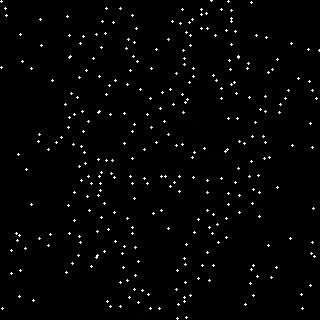
#> input picture Bottom_up (popouts)/selection/bikini_02s_13.jpg, 320 x 320 px
$ python main.py
#> lines starting #> are read from the running program, lines starting #| are printed output that depends on the picture
### Bottom_up (popouts)/src/position_utils.py
import cv2
import numpy as np


# find number of dots in an image that has only dots
def stimuli_dots(image): #counts gives the dots on the image
    ''' get the position of dots on the ground truth (dotted) or constellation image'''
    gray = cv2.cvtColor(image, cv2.COLOR_BGR2GRAY)
    gray = cv2.resize(gray,(320,320))
    ## threshold
    th, threshed = cv2.threshold(gray, 100, 255,cv2.THRESH_BINARY)
    ## findcontours
    cnts = cv2.findContours(threshed, cv2.RETR_LIST, cv2.CHAIN_APPROX_SIMPLE)[-2]
    return cnts
def find_dot_centres(cnts):
    '''returns the Xs,Ys i.e a list of x and y co-ordinates for centre of the given list of contours'''
    Xs,Ys= np.zeros(len(cnts)),np.zeros(len(cnts))
    for ind,cnt in enumerate(cnts):
        M = cv2.moments(cnt)
        Xs[ind] = int(M["m10"] / M["m00"])
        Ys[ind] = int(M["m01"] / M["m00"])
    return Xs,Ys

# [32 lines left out: functions drawing_figure, points_on_image, not called in this run]

### Bottom_up (popouts)/src/bottom_up.py
import cv2
import pandas as pd
from matplotlib import pyplot as plt
from position_utils import *
from scipy.spatial import distance
import math
import numpy as np
from denoise import remove_outliers_knn, remove_outliers_radius, remove_small_graphs


class bottom_up:
  def __init__(self):
    return

  def angle(self, x1, y1, x2, y2):
    angle = math.degrees(math.atan2((y2 - y1), (x2 - x1)))
    return angle

  def angle_diff(self, a1, a2):
    diff = np.abs(a1 - a2)
    return diff

  def get_distance_angle(self):
    dists = np.zeros((self.no_dots, self.no_dots))
    angles = np.zeros((self.no_dots, self.no_dots))
    for i in range(self.no_dots):
      for j in range(self.no_dots):
        dists[i, j] = distance.euclidean((self.x[i], self.y[i]), (self.x[j], self.y[j]))
        angles[i, j] = self.angle(self.x[i], self.y[i], self.x[j], self.y[j])
    return dists, angles

  def threshold_angle_on_distance(self, angles, dists, threshold=25):
    mask = (dists > threshold) | (dists == 0)
    mask_inds = np.where(mask)
    angles[mask_inds[0], mask_inds[1]] = np.nan
    return angles

  def get_connection_table_angle_thresholded(self, angles, a_tolerance=5):
    '''angle thresholding a_tolerance in angles table where i,j defines the line segment and the value in angles gives its absolute angle'''
    d_max = 180 + a_tolerance
    d_min = 180 - a_tolerance
    conn = np.ones((self.no_dots, self.no_dots)) * -1
    dia = np.diag(np.zeros(self.no_dots))
    for i in range(self.no_dots):
      temp = angles[i, :]
      diff = self.angle_diff(np.expand_dims(angles[i, :], axis=1), np.expand_dims(angles[i, :], axis=0))
      diff += dia
      ind = np.where((d_min < diff) & (diff < d_max))
      conn[i, ind[0]] = ind[1]
    return conn

  def filter_long_lines(self, conn, sequence_threshold=6):
    connections = []
    # scan for connections
    for j in range(self.no_dots):
      pt = np.where(conn[:, j] > 0)
      for st in pt[0]:
        candidate = []
        btw = int(st)
        nxt = int(conn[btw, j])
        prev = j
        candidate.append(prev)
        candidate.append(btw)
        while (nxt > 0 and nxt not in candidate):
          candidate.append(nxt)
          prev = btw
          btw = nxt
          nxt = int(conn[btw, prev])
        # reverse check
        prev = candidate[1]
        btw = candidate[0]
        nxt = int(conn[btw, prev])
        while (nxt > 0 and nxt not in candidate):
          candidate.insert(0, nxt)
          prev = btw
          btw = nxt
          nxt = int(conn[btw, prev])
        if (len(candidate) > sequence_threshold):
          connections.append(candidate)
    return connections

  def compare_sequences(self, a, b):
    lens = [len(a), len(b)]
    seqs = [a, b]
    s_inds = np.argsort(lens)
    ref_seq = seqs[s_inds[0]]
    search_seq = seqs[s_inds[1]]
    i = 0
    while (i < len(search_seq)):
      for j in range(len(ref_seq)):
        if (i >= len(search_seq)):
          break
        if ((search_seq[i] == ref_seq[j])):
          i += 1
          continue
        else:
          i += 1
          break
      if (j == len(ref_seq) - 1):
        return s_inds[0]
    ref_seq = np.flip(ref_seq)
    i = 0
    while (i < len(search_seq)):
      for j in range(len(ref_seq)):
        if (i >= len(search_seq)):
          break
        if ((search_seq[i] == ref_seq[j])):
          i += 1
          continue
        else:
          i += 1
          break
      if (j == len(ref_seq) - 1):
        return s_inds[0]
    return -1

  def clean_same_sequences(self, seq):
    seqs = seq.copy()
    i = 0
    while (i < len(seqs) - 1):
      j = i + 1
      while (j < len(seqs) - 1):
        c = self.compare_sequences(seqs[i], seqs[j])
        if (c == 0):
          del [seqs[i]]
        elif (c == 1):
          del [seqs[j]]
        else:
          j += 1
      i += 1
    return seqs

  def denoise(self, x, y, strategy):
    points = pd.DataFrame({'x': x, 'y': y}, dtype=int)
    if strategy == 'knn':
      points = remove_outliers_knn(points, k=3, min_connections=3, max_iter=1)
    elif strategy == 'radius':
      points = remove_outliers_radius(points, radius=20, min_connections=3, max_iter=1)
    elif strategy == 'graph':
      points = remove_small_graphs(points, k=3, min_size=10, max_iter=1)
    self.x = points['x'].to_numpy()
    self.y = points['y'].to_numpy()

  def index_to_seqs(self, seqs):
    ''' Changes the sequence from dot index to the x,y point in pixel space'''
    coord_seqs = []
    for seq in seqs:
      coord_seqs.append(np.stack((self.x[seq], self.y[seq]), axis=1).astype(int))
    return coord_seqs

  def find_sequence(self, image, distance=25, angle=10, denoiser='knn'):
    ''' Function expected to be called, give it an image and expect in return sequence of co-ordinates of dots connected by bottom-up bias curves'''
    self.dots = stimuli_dots(image)
    xs, ys = find_dot_centres(self.dots)
    self.denoise(xs, ys, denoiser)
    self.no_dots = len(self.x)

    dists, angles = self.get_distance_angle()
    angles = self.threshold_angle_on_distance(angles, dists, threshold=distance)
    conn = self.get_connection_table_angle_thresholded(angles, a_tolerance=angle)
    connections = self.filter_long_lines(conn, sequence_threshold=5)
    final_seqs = self.clean_same_sequences(connections)
    final_coord_seqs = self.index_to_seqs(final_seqs)
    return final_coord_seqs, self.x, self.y

### Bottom_up (popouts)/src/denoise.py
import numpy as np
import pandas as pd
from sklearn.neighbors import NearestNeighbors


# [32 lines left out: functions remove_outliers_knn, remove_outliers_radius, not called in this run]


def remove_small_graphs(points, k=3, min_size=10, max_iter=3):
  knn = NearestNeighbors(n_neighbors=k)

  for _ in range(max(1, max_iter)):
    knn.fit(points.values)
    connection_matrix = knn.kneighbors_graph(points.values).toarray().astype(int)
    graphs = find_connected_graphs(len(points), connection_matrix)
    point_idx_to_keep = np.unique([idx for g in graphs if len(g) >= min_size for idx in g])
    points_to_keep = [points.iloc[i] for i in point_idx_to_keep]
    points_to_keep = pd.concat(points_to_keep, axis=1).T

    if len(points_to_keep) == len(points):
      return points_to_keep
    points = points_to_keep

  return points_to_keep


def find_connected_graphs(n_points, connection_matrix):
  visited = set()
  graphs = []
  for i in range(n_points):
    if i in visited:
      continue
    graph = find_graph_for_point(i, connection_matrix, [i])
    visited.update(graph)
    graphs.append(graph)
  return graphs


def find_graph_for_point(point_idx, connection_matrix, visited_points):
  connected_points = np.argwhere(connection_matrix[point_idx] == 1)
  for connected_idx in connected_points:
    if connected_idx not in visited_points:
      visited_points.append(connected_idx[0])
      find_graph_for_point(connected_idx[0], connection_matrix, visited_points)
  return visited_points

### Bottom_up (popouts)/src/main.py
import cv2
import pandas as pd

from bottom_up import bottom_up, find_dot_centres, stimuli_dots

distance_trackbar = 25
angle_trackbar = 10


def updateValue_distance(new_distance):
  global distance_trackbar
  distance_trackbar = new_distance
  redraw()


def updateValue_angle(new_angle):
  global angle_trackbar
  angle_trackbar = new_angle
  redraw()


def draw_sequence(img, final_coord_seqs):
  for seq in final_coord_seqs:
    [cv2.circle(img, (s[0], s[1]), 1, (100, 0, 200), -1) for s in seq]


def draw_used_points(img, x, y):
  [cv2.circle(img, point, 1, (0, 200, 100), -1) for point in zip(x, y)]


cv2.namedWindow("Original")
cv2.createTrackbar("distance", "Original", distance_trackbar, 100, updateValue_distance)
cv2.createTrackbar("angle", "Original", angle_trackbar, 100, updateValue_angle)

bottom_up = bottom_up()
original = cv2.imread('../selection/bikini_02s_13.jpg')
#> original is the input picture: shape (320, 320, 3); min 0, max 255, mean 4.8
cv2.imshow('original', original)


def redraw():
  global bottom_up, distance_trackbar, angle_trackbar

  final_img = original.copy()
  used_points_img = original.copy()

  final_coord_seqs, xs, ys = bottom_up.find_sequence(original, distance_trackbar, angle_trackbar, 'graph')
#> in stimuli_dots, `th, threshed = cv2.threshold(gray, 100, 255,cv2.THRESH_BINARY)`: threshed: shape (320, 320); 1.5% white in thin lines or dots
#> in stimuli_dots, `cnts = cv2.findContours(threshed, cv2.RETR_LIST, cv2.CHAIN_APPROX_SIMP..`: cnts = 311 contours, all with area under 20
#> in find_dot_centres, `Xs,Ys= np.zeros(len(cnts)),np.zeros(len(cnts))`: Xs = 311 values from 0 to 0
#> the loop in find_dot_centres, `for ind,cnt in enumerate(cnts):` made 311 passes
#> cnt on passes 1 to 3: [[177, 317], [176, 318], [177, 319], [178, 318]], [[186, 316], [185, 317], [186, 318], [187, 317]], [[302, 307], [301, 308], [302, 309], [303, 308]]
#> after the loop in find_dot_centres, `for ind,cnt in enumerate(cnts):`: Xs = 311 values, max 318 at index 258, min 1 at index 246, mean 162.8; Ys = 311 values, max 318 at index 0, min 0 at index 309, mean 152.9
#> in find_sequence, `xs, ys = find_dot_centres(self.dots)`: xs has the same summary as Xs in find_dot_centres; ys has the same summary as Ys in find_dot_centres
#> in denoise, `points = pd.DataFrame({'x': x, 'y': y}, dtype=int)`: points = table of 311 rows and 2 columns
#> in denoise, `points = remove_small_graphs(points, k=3, min_size=10, max_iter=1)`: points = table of 267 rows and 2 columns
#> in denoise, `self.x = points['x'].to_numpy()`: self.x = 267 values, max 316 at index 167, min 1 at index 208, mean 167.3
#> in denoise, `self.y = points['y'].to_numpy()`: self.y = 267 values, max 304 at index 0, min 0 at index 265, mean 142.4
#> in find_sequence, `self.no_dots = len(self.x)`: self.no_dots = 267
#> the loop in get_distance_angle, `for i in range(self.no_dots):` made 267 passes
#> after the loop in get_distance_angle, `for i in range(self.no_dots):`:
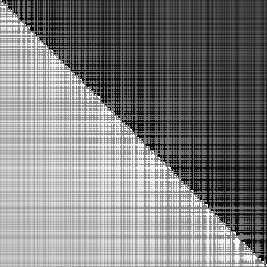
#> angles: shape (267, 267) float64; min -179.8, max 180, mean -1.2; drawn with min black and max white
#> after the loop in get_distance_angle, `for i in range(self.no_dots):`:
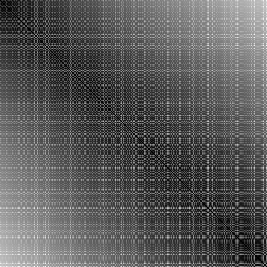
#> dists: shape (267, 267) float64; min 0, max 403.7, mean 144.6; drawn with min black and max white
#> in threshold_angle_on_distance, `mask = (dists > threshold) | (dists == 0)`:
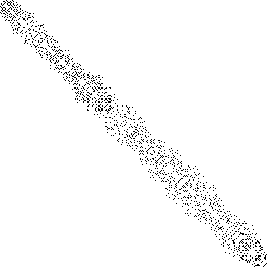
#> mask: shape (267, 267) bool; 97.6% white; black in thin lines or dots
#> in threshold_angle_on_distance, `angles[mask_inds[0], mask_inds[1]] = np.nan`:
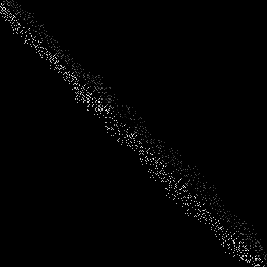
#> angles: shape (267, 267) float64; 97.56% of the values are NaN or infinite; the others: min -177.5, max 180, mean 1.35; drawn with min black, max white, NaN and infinite black
#> the loop in get_connection_table_angle_thresholded, `for i in range(self.no_dots):` made 267 passes
#> pass 1, in angle_diff, `diff = np.abs(a1 - a2)`:
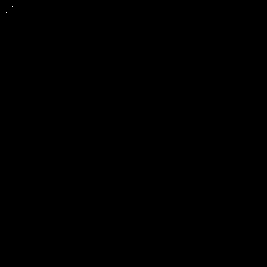
#> diff: shape (267, 267) float64; 99.99% of the values are NaN or infinite; the others: min 0, max 28.24, mean 14.12; drawn with min black, max white, NaN and infinite black
#> the loop in clean_same_sequences, `while (i < len(seqs) - 1):` made 13 passes
#> the loop in index_to_seqs, `for seq in seqs:` made 14 passes
#> seq on passes 1 to 12: [151, 139, 128, 108, 102, 88], [151, 139, 128, 108, 102, 88], [209, 205, 197, 185, 171, 157], [209, 205, 197, 185, 171, 157], [210, 203, 197, 188, 181, 178, 170], [210, 203, 197, 188, 181, 178, 170], [118, 141, 161, 181, 198, 219, 234, 255, 265], [230, 232, 240, 241, 242, 243], [118, 141, 161, 181, 198, 219, 234, 255, 265], [243, 242, 241, 240, 232, 230], [243, 223, 215, 198, 181, 161, 141, 118], [243, 242, 241, 240, 232, 230]
  draw_used_points(used_points_img, xs, ys)
  draw_sequence(final_img, final_coord_seqs)
#> the loop in draw_sequence, `for seq in final_coord_seqs:` made 14 passes

  cv2.imshow('final', final_img)
  cv2.imshow('used points', used_points_img)


redraw()
cv2.waitKey(0)
cv2.destroyAllWindows()

$ run again, with Bottom_up (popouts)/selection/bag_04s_11.jpg copied over Bottom_up (popouts)/selection/bikini_02s_13.jpg
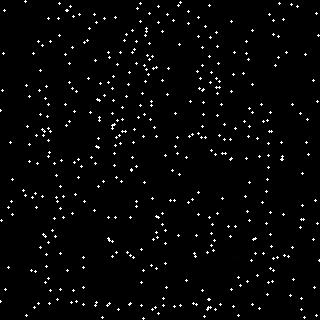
#> input picture Bottom_up (popouts)/selection/bag_04s_11.jpg, 320 x 320 px
#> original is the input picture: shape (320, 320, 3); min 0, max 255, mean 6.8
#> threshed: shape (320, 320); 2.2% white in thin lines or dots
#> cnts = 425 contours, all with area under 20
#> in find_dot_centres, `Xs,Ys= np.zeros(len(cnts)),np.zeros(len(cnts))`: Xs = 425 values from 0 to 0
#> the loop in find_dot_centres, `for ind,cnt in enumerate(cnts):` made 425 passes
#> cnt on passes 1 to 3: [[143, 317], [142, 318], [143, 319], [144, 318]], [[304, 316], [303, 317], [304, 318], [305, 317]], [[102, 316], [101, 317], [102, 318], [103, 317]]
#> after the loop in find_dot_centres, `for ind,cnt in enumerate(cnts):`: Xs = 425 values, max 318 at index 72, min 0 at index 33, mean 156.8; Ys = 425 values, max 318 at index 0, min 1 at index 424, mean 156.8
#> xs has the same summary as Xs in find_dot_centres; ys has the same summary as Ys in find_dot_centres
#> in denoise, `points = pd.DataFrame({'x': x, 'y': y}, dtype=int)`: points = table of 425 rows and 2 columns
#> in denoise, `points = remove_small_graphs(points, k=3, min_size=10, max_iter=1)`: points = table of 366 rows and 2 columns
#> self.x = 366 values, max 318 at index 53, min 0 at index 22, mean 165.1
#> self.y = 366 values, max 317 at index 0, min 1 at index 365, mean 149.8
#> self.no_dots = 366
#> the loop in get_distance_angle, `for i in range(self.no_dots):` made 366 passes
#> in threshold_angle_on_distance, `mask = (dists > threshold) | (dists == 0)`:
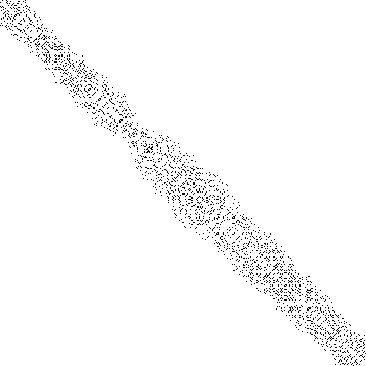
#> mask: shape (366, 366) bool; 97.8% white; black in thin lines or dots
#> the loop in clean_same_sequences, `while (i < len(seqs) - 1):` made 75 passes
#> the loop in index_to_seqs, `for seq in seqs:` made 76 passes
#> seq on passes 1 to 8: [107, 82, 69, 49, 36, 28], [77, 81, 80, 84, 88, 94, 107], [107, 94, 88, 84, 80, 81, 85], [113, 93, 69, 55, 46, 38], [107, 94, 88, 84, 80, 81, 85], [107, 82, 69, 55, 46, 38], [30, 42, 52, 60, 72, 96, 123, 137, 147, 179], [123, 125, 126, 129, 136, 143]
#> in draw_used_points, `[cv2.circle(img, point, 1, (0, 200, 100), -1) for point in zip(x, y)]`:
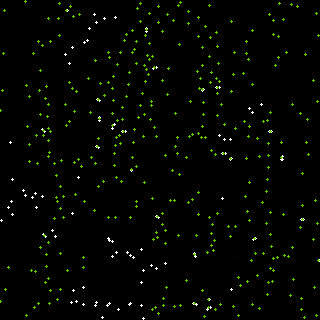
#> img: shape (320, 320, 3); mean B, G, R 2.4, 5.9, 4.2
#> the loop in draw_sequence, `for seq in final_coord_seqs:` made 76 passes

$ run again, with Bottom_up (popouts)/selection/boxing_gloves_06s_11.jpg copied over Bottom_up (popouts)/selection/bikini_02s_13.jpg
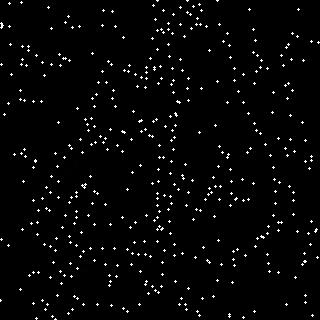
#> input picture Bottom_up (popouts)/selection/boxing_gloves_06s_11.jpg, 320 x 320 px
#> original is the input picture: shape (320, 320, 3); min 0, max 255, mean 7
#> threshed: shape (320, 320); 2.3% white in thin lines or dots
#> cnts = 448 contours, all with area under 20
#> in find_dot_centres, `Xs,Ys= np.zeros(len(cnts)),np.zeros(len(cnts))`: Xs = 448 values from 0 to 0
#> the loop in find_dot_centres, `for ind,cnt in enumerate(cnts):` made 448 passes
#> cnt on passes 1 to 3: [[55, 318], [54, 319], [56, 319]], [[36, 317], [35, 318], [36, 319], [37, 318]], [[243, 316], [242, 317], [243, 318], [244, 317]]
#> after the loop in find_dot_centres, `for ind,cnt in enumerate(cnts):`: Xs = 448 values, max 318 at index 395, min 0 at index 26, mean 156.5; Ys = 448 values, max 318 at index 0, min 0 at index 445, mean 162.1
#> xs has the same summary as Xs in find_dot_centres; ys has the same summary as Ys in find_dot_centres
#> in denoise, `points = pd.DataFrame({'x': x, 'y': y}, dtype=int)`: points = table of 448 rows and 2 columns
#> in denoise, `points = remove_small_graphs(points, k=3, min_size=10, max_iter=1)`: points = table of 367 rows and 2 columns
#> self.x = 367 values, max 315 at index 115, min 1 at index 105, mean 159.9
#> self.y = 367 values, max 318 at index 0, min 0 at index 364, mean 172.2
#> self.no_dots = 367
#> the loop in get_distance_angle, `for i in range(self.no_dots):` made 367 passes
#> in threshold_angle_on_distance, `mask = (dists > threshold) | (dists == 0)`:
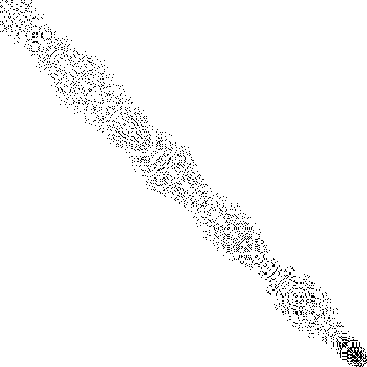
#> mask: shape (367, 367) bool; 97.5% white; black in thin lines or dots
#> the loop in clean_same_sequences, `while (i < len(seqs) - 1):` made 119 passes
#> the loop in index_to_seqs, `for seq in seqs:` made 120 passes
#> seq on passes 1 to 8: [2, 31, 50, 64, 95, 113, 137], [137, 113, 95, 64, 50, 31, 2], [57, 60, 69, 72, 81, 85], [57, 60, 65, 72, 81, 85], [137, 113, 95, 64, 39, 31, 2], [85, 81, 72, 65, 60, 57], [85, 81, 72, 69, 60, 57], [85, 81, 72, 65, 60, 57]
#> in draw_used_points, `[cv2.circle(img, point, 1, (0, 200, 100), -1) for point in zip(x, y)]`:
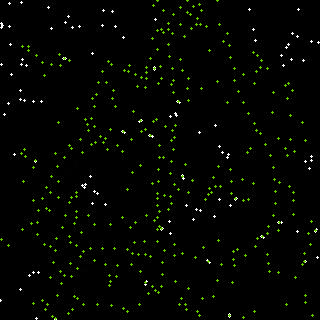
#> img: shape (320, 320, 3); mean B, G, R 2.5, 6.1, 4.3
#> the loop in draw_sequence, `for seq in final_coord_seqs:` made 120 passes

$ run again, with Bottom_up (popouts)/selection/butterfly_02s_15.jpg copied over Bottom_up (popouts)/selection/bikini_02s_13.jpg
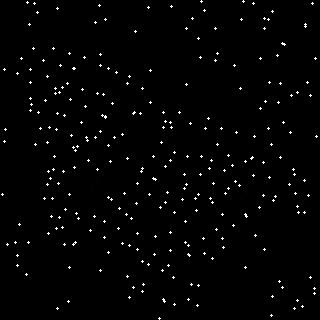
#> input picture Bottom_up (popouts)/selection/butterfly_02s_15.jpg, 320 x 320 px
#> original is the input picture: shape (320, 320, 3); min 0, max 255, mean 4.4
#> threshed: shape (320, 320); 1.4% white in thin lines or dots
#> cnts = 280 contours, all with area under 20
#> in find_dot_centres, `Xs,Ys= np.zeros(len(cnts)),np.zeros(len(cnts))`: Xs = 280 values from 0 to 0
#> the loop in find_dot_centres, `for ind,cnt in enumerate(cnts):` made 280 passes
#> cnt on passes 1 to 3: [[159, 317], [158, 318], [159, 319], [160, 318]], [[271, 314], [270, 315], [271, 316], [272, 315]], [[294, 307], [293, 308], [294, 309], [295, 308]]
#> after the loop in find_dot_centres, `for ind,cnt in enumerate(cnts):`: Xs = 280 values, max 316 at index 168, min 2 at index 106, mean 156.7; Ys = 280 values, max 318 at index 0, min 1 at index 278, mean 159.4
#> xs has the same summary as Xs in find_dot_centres; ys has the same summary as Ys in find_dot_centres
#> in denoise, `points = pd.DataFrame({'x': x, 'y': y}, dtype=int)`: points = table of 280 rows and 2 columns
#> in denoise, `points = remove_small_graphs(points, k=3, min_size=10, max_iter=1)`: points = table of 236 rows and 2 columns
#> self.x = 236 values, max 316 at index 138, min 2 at index 76, mean 153.1
#> self.y = 236 values, max 291 at index 0, min 1 at index 235, mean 151.3
#> self.no_dots = 236
#> the loop in get_distance_angle, `for i in range(self.no_dots):` made 236 passes
#> in threshold_angle_on_distance, `mask = (dists > threshold) | (dists == 0)`:
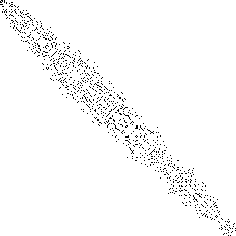
#> mask: shape (236, 236) bool; 97.7% white; black in thin lines or dots
#> in threshold_angle_on_distance, `angles[mask_inds[0], mask_inds[1]] = np.nan`:
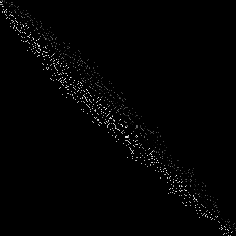
#> angles: shape (236, 236) float64; 97.67% of the values are NaN or infinite; the others: min -177.5, max 180, mean 1.07; drawn with min black, max white, NaN and infinite black
#> the loop in clean_same_sequences, `while (i < len(seqs) - 1):` made 3 passes
#> the loop in index_to_seqs, `for seq in seqs:` made 4 passes
#> seq on passes 1 to 4: [123, 105, 97, 82, 61, 58], [168, 164, 145, 126, 115, 103], [199, 195, 190, 182, 178, 177], [199, 195, 190, 182, 178, 177]
#> the loop in draw_sequence, `for seq in final_coord_seqs:` made 4 passes
